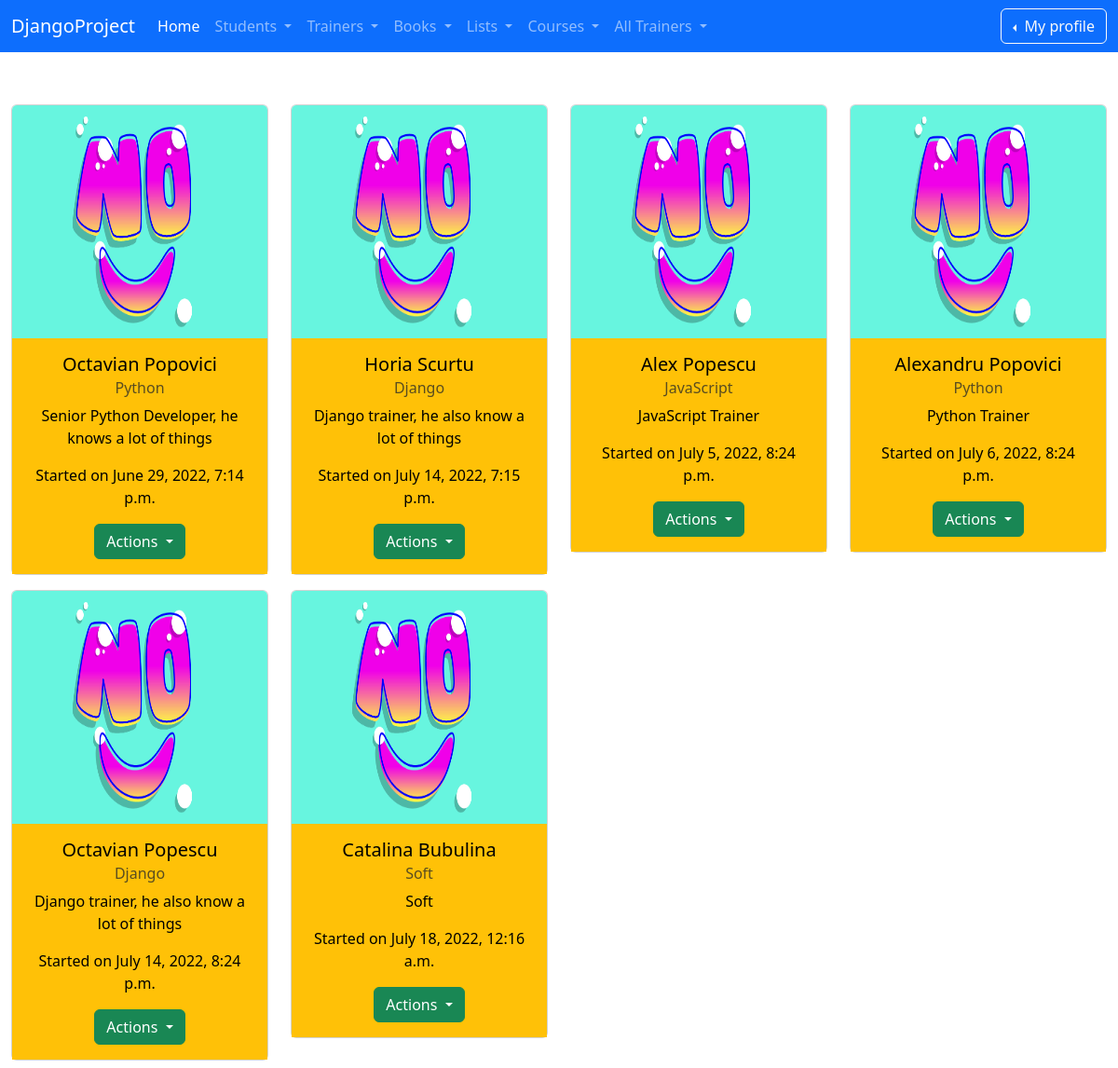
/list_of_trainers/ (signed in), run on an earlier commit of the app's database.
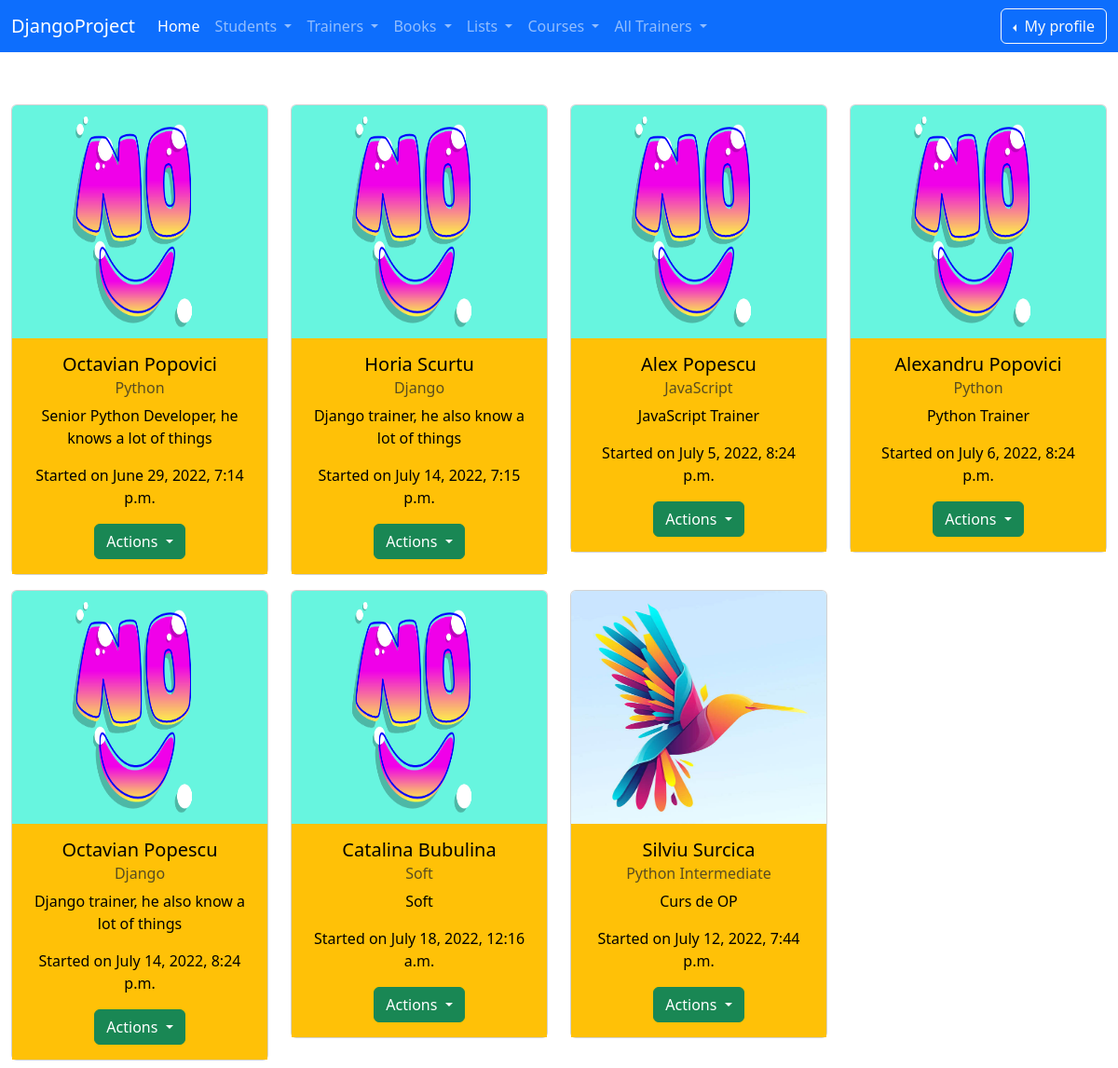
And on a later commit of the database.
### trainer/models.py (models this page shows)
class Trainer(models.Model):
    first_name = models.CharField(max_length=30)
    last_name = models.CharField(max_length=30)
    department = models.CharField(max_length=30)
    course = models.CharField(max_length=30)
    description = models.TextField(max_length=300)
    start_date = models.DateTimeField()
    end_date = models.DateTimeField()
    image = models.ImageField(upload_to='images/', null=True)
    active = models.BooleanField(default=True)
    created_at = models.DateTimeField(auto_now_add=True)
    updated_at = models.DateTimeField(auto_now=True)
    def __str__(self):
        return f"{self.first_name} {self.last_name}"

### trainer/views.py (the view)
# urls.py: path('list_of_trainers/', views.TrainerListView.as_view(), name='list-of-trainers'),
class TrainerListView(LoginRequiredMixin, PermissionRequiredMixin, ListView):
    template_name = 'trainer/list_of_trainers.html'
    model = Trainer
    context_object_name = 'all_trainers'
    permission_required = 'trainer.view_trainer'

### djangoProject/context_processors.py (called while the page is built)
def get_all_trainers(request):
    return {'trainers': Trainer.objects.all()}

### templates/trainer/list_of_trainers.html (shortened to what this page needs)
{% extends 'base.html' %}
{% load static %}
{% block content %}
    <br>
    <br>
    <div class="container-fluid text-center">
        <div class="row" style="display: flex">
            {% for trainer in all_trainers %}
                <div class="col-md-3 py-2">
                    <div class="card text-center">
                        {% if trainer.image %}
                            <img src="{{ trainer.image.url }}" class="card-img-top" alt="..." height="250px">
                        {% else %}
                            <img src="{% static 'static/images/meh.jpg' %}" class="card-img-top" alt="..." height="250px">
                        {% endif %}
                        <div class="card-body text-bg-warning">
                            <h5 class="card-title">{{ trainer }}</h5>
                            <h6 class="card-subtitle mb-2 text-muted">{{ trainer.course }}</h6>
                            <p class="card-text">{{ trainer.description }}</p>
                            <p class="card-text">Started on {{ trainer.start_date }}</p>
                            <div class="dropdown">
                                <button class="btn btn-success dropdown-toggle" type="button" data-bs-toggle="dropdown"
                                        aria-expanded="false">
                                    Actions
                                </button>
                            </div>
                        </div>
                    </div>
                </div>
            {% endfor %}
        </div>
    </div>
{% endblock %}

### templates/base.html (shortened to what this page needs)
{% load static %}
<!DOCTYPE html>
<html lang="en">
<head>
    <link href="{% static 'css/bootstrap.min.css' %}" rel="stylesheet">
    <link href="{% static 'css/my_style.css' %}" rel="stylesheet">
</head>
<body>
{% include 'navbar.html' %}
{% block content %}
{% endblock %}
</body>
</html>

### templates/navbar.html (shortened to what this page needs)
<nav class="navbar navbar-expand-lg navbar-dark bg-primary">
    <div class="container-fluid">
        <a class="navbar-brand" href="#">DjangoProject</a>
        <div class="collapse navbar-collapse" id="navbarSupportedContent">
            <ul class="navbar-nav me-auto mb-2 mb-lg-0">
                <li class="nav-item">
                    <a class="nav-link active" aria-current="page" href="{% url 'home' %}">Home</a>
                </li>
                {% if user.is_authenticated %}
                    {% if perms.student.view_student or perms.student.add_student %}
                        <li class="nav-item dropdown">
                            <a class="nav-link dropdown-toggle" href="#" id="navbarDropdown" role="button"
                               data-bs-toggle="dropdown" aria-expanded="false">
                                Students
                            </a>
                        </li>
                    {% endif %}
                    {% if perms.trainer.view_trainer or perms.trainer.add_trainer %}
                        <li class="nav-item dropdown">
                            <a class="nav-link dropdown-toggle" href="#" id="navbarDropdown" role="button"
                               data-bs-toggle="dropdown" aria-expanded="false">
                                Trainers
                            </a>
                        </li>
                    {% endif %}
                    {% if perms.book.add_book or perms.book.view_book %}
                        <li class="nav-item dropdown">
                            <a class="nav-link dropdown-toggle" href="#" id="navbarDropdown" role="button"
                               data-bs-toggle="dropdown" aria-expanded="false">
                                Books
                            </a>
                        </li>
                    {% endif %}
                    <li class="nav-item dropdown">
                        <a class="nav-link dropdown-toggle" href="#" id="navbarDropdown" role="button"
                           data-bs-toggle="dropdown" aria-expanded="false">
                            Lists
                        </a>
                    </li>
                    <li class="nav-item dropdown">
                        <a class="nav-link dropdown-toggle" href="#" id="navbarDropdown" role="button"
                           data-bs-toggle="dropdown" aria-expanded="false">
                            Courses
                        </a>
                    </li>
                    <li class="nav-item dropdown">
                        <a class="nav-link dropdown-toggle" href="#" id="navbarDropdown" role="button"
                           data-bs-toggle="dropdown" aria-expanded="false">
                            All Trainers
                        </a>
                    </li>
                {% endif %}
            </ul>
            {% if user.is_authenticated %}
                <div class="btn-group dropstart">
                    <button class="btn btn-outline-light dropdown-toggle" type="button" data-bs-toggle="dropdown"
                            aria-expanded="false">
                        My profile
                    </button>
                </div>
            {% else %}
                <a href="{% url 'login' %}" class="btn btn-outline-light me-3">Login</a>
                <a href="{% url 'create-user' %}" class="btn btn-primary btn-outline-light me-3">Sign Up</a>
            {% endif %}
        </div>
    </div>
</nav>

What changed in the data, as far as the page shows it:
added Trainer: image (picture), first_name+last_name "Silviu Surcica", course "Python Intermediate", description "Curs de OP", start_date "July 12, 2022, 7:44 p.m."
